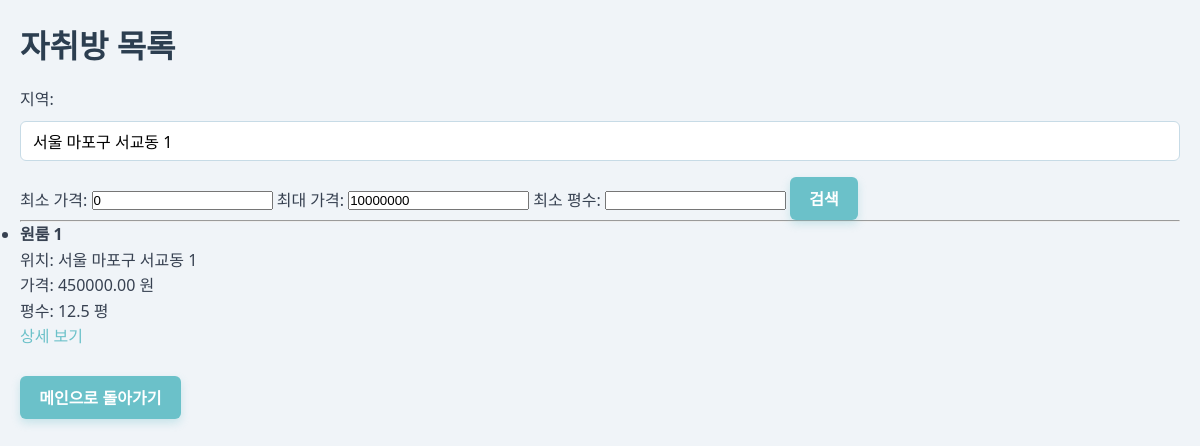
/living_Room/rooms_list.php?location=서울 마포구 서교동 1, run on the app's committed database.
### tables this page shows
CREATE TABLE Room (
    room_id INT AUTO_INCREMENT PRIMARY KEY,                      
    user_id INT NOT NULL,                                        
    room_name VARCHAR(100) NOT NULL,                             
    location VARCHAR(255),                                       
    price DECIMAL(10, 2),                                        
    size FLOAT,                                                  
    image_path TEXT,                                             
    created_at DATETIME DEFAULT CURRENT_TIMESTAMP,               
    description TEXT,                                            
    FOREIGN KEY (user_id) REFERENCES User(user_id) ON DELETE CASCADE  
);

### living_Room/rooms_list.php (the view, shortened to what this page needs)
<?php
include 'db.php';
$location = $_GET['location'] ?? '';
$min_price = $_GET['min_price'] ?? 0;
$max_price = $_GET['max_price'] ?? 10000000;
$size = $_GET['size'] ?? '';
$sql = "SELECT * FROM Room WHERE price BETWEEN ? AND ?";
$params = [$min_price, $max_price];
$types = "ii";
if (!empty($location)) {
    $sql .= " AND location LIKE ?";
    $params[] = "%$location%";
    $types .= "s";
}
$stmt = $conn->prepare($sql);
$stmt->bind_param($types, ...$params);
$stmt->execute();
$result = $stmt->get_result();
?>
<!DOCTYPE html>
<html lang="ko">
<head>
    <link rel="stylesheet" href="css/main.css">
</head>
<body>
<h1>자취방 목록</h1>
<form method="get" action="">
    지역: <input type="text" name="location" value="<?php echo htmlspecialchars($location); ?>">
    최소 가격: <input type="number" name="min_price" value="<?php echo htmlspecialchars($min_price); ?>">
    최대 가격: <input type="number" name="max_price" value="<?php echo htmlspecialchars($max_price); ?>">
    최소 평수: <input type="number" step="1" name="size" value="<?php echo htmlspecialchars($size); ?>">
    <button type="submit">검색</button>
</form>
<hr>
<?php if ($result->num_rows > 0): ?>
    <ul>
    <?php while ($row = $result->fetch_assoc()): ?>
        <li>
            <strong><?php echo htmlspecialchars($row['room_name']); ?></strong><br>
            위치: <?php echo htmlspecialchars($row['location']); ?><br>
            가격: <?php echo htmlspecialchars($row['price']); ?> 원<br>
            평수: <?php echo htmlspecialchars($row['size']); ?> 평<br>
            <a href="room_detail.php?room_id=<?php echo $row['room_id']; ?>">상세 보기</a>
        </li><br>
    <?php endwhile; ?>
    </ul>
<?php else: ?>
    <p>검색 결과가 없습니다.</p>
<?php endif; ?>
<p>
    <a href="main.html">
    <button type="button">메인으로 돌아가기</button>
    </a>
</p>
</body>
</html>

### living_Room/css/main.css (style rules this page uses)
* { margin: 0; padding: 0; box-sizing: border-box; }
body { font-family: 'Segoe UI', Tahoma, Geneva, Verdana, sans-serif; background-color: #f0f4f8; color: #374151; line-height: 1.6; padding: 20px; }
h1, h2, h3 { margin-bottom: 1rem; color: #2c3e50; font-weight: 700; }
button, .btn { display: inline-block; padding: 0.6rem 1.2rem; background-color: #6bc1c9; border: none; color: white; font-size: 1rem; border-radius: 6px; cursor: pointer; font-weight: 600; box-shadow: 0 4px 8px rgba(107, 193, 201, 0.3); transition: background-color 0.3s ease, box-shadow 0.3s ease; }
input[type="text"], input[type="email"], input[type="password"], textarea, select { width: 100%; padding: 0.5rem 0.75rem; margin: 0.5rem 0 1rem 0; border: 1.5px solid #c7dbe6; border-radius: 6px; font-size: 1rem; font-family: inherit; transition: border-color 0.3s ease; }
a { color: #6bc1c9; text-decoration: none; transition: color 0.3s ease; }

### data on the page
room: room_name "원룸 1", location "서울 마포구 서교동 1", price "450000.00", size "12.5"
